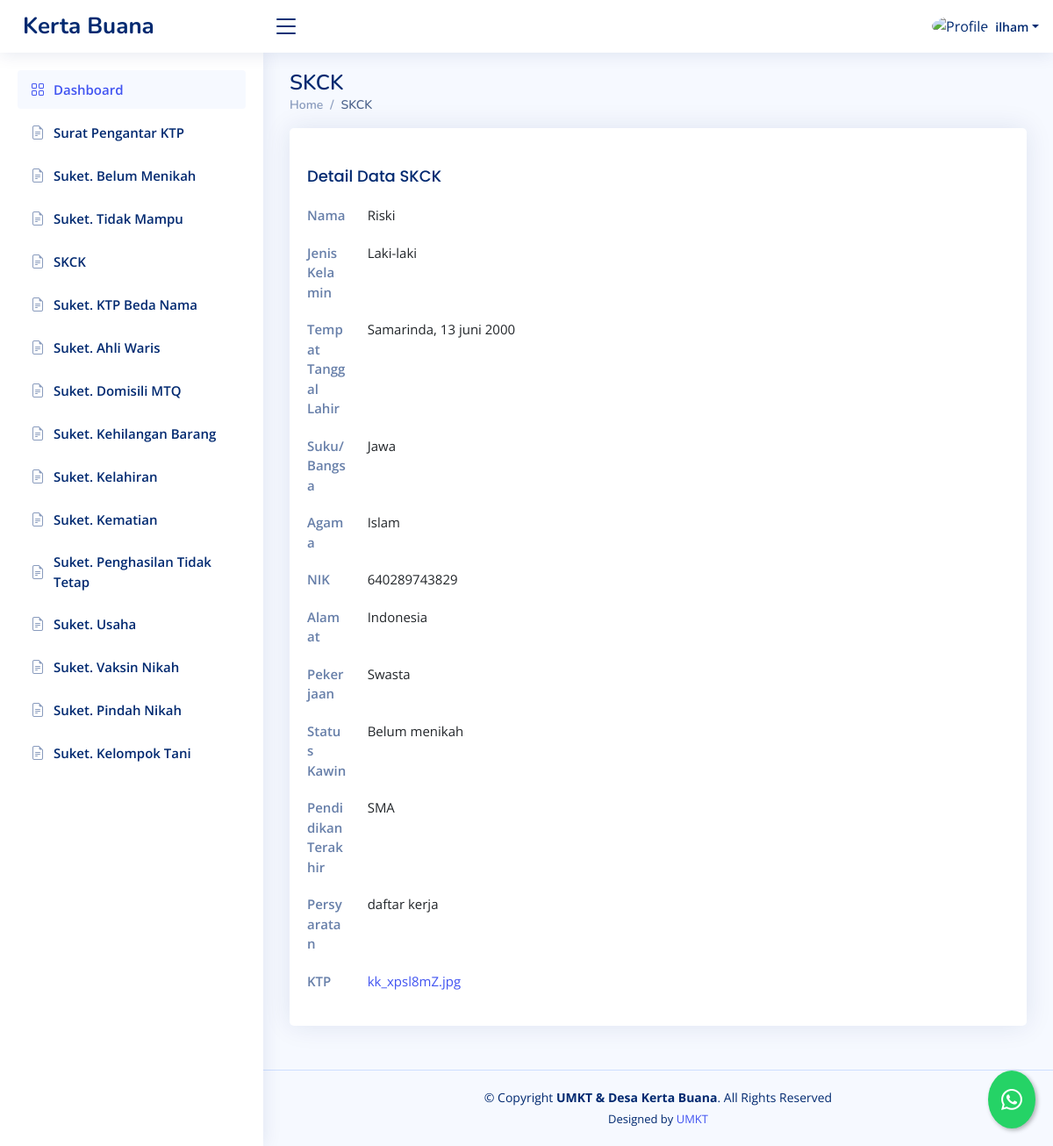
Page /dashboard/skck/detail/3 (signed in) on the committed database.
### dashboard/models.py (models this page shows, shortened)
class SKCK(models.Model):
    STATUS_CHOICES = [
        ('review', 'Proses Review'),
        ('approved', 'Disetujui'),
        ('rejected', 'Ditolak'),
    ]
    penulis = models.ForeignKey(User, on_delete=models.CASCADE, blank=True, null=True)
    nama = models.CharField(max_length=255)
    jenis_kelamin = models.CharField(max_length=255)
    ttl = models.CharField(max_length=255)
    suku = models.CharField(max_length=255)
    agama = models.CharField(max_length=255)
    nik = models.CharField(max_length=255)
    alamat = models.CharField(max_length=255)
    pekerjaan = models.CharField(max_length=255)
    kawin = models.CharField(max_length=255)
    pendidikanterakhir = models.CharField(max_length=255)
    persyaratan = models.CharField(max_length=255, blank=True, null=True)
    date = models.DateTimeField(default=timezone.now, blank=True)
    status = models.CharField(max_length=20, choices=STATUS_CHOICES, default='review')
    scanktp = models.URLField(blank=True, null=True)

### dashboard/views.py (the view)
# urls.py: path("skck/detail/<int:id>", detail_skck, name="detail_skck"),
@login_required
def detail_skck(request, id):
    template_name = "backend/detail_skck.html"  # Template baru untuk halaman detail SKCK
    skck = get_object_or_404(SKCK, id=id)
    context = {
        'skck': skck,
    }
    return render(request, template_name, context)

### templates/backend/detail_skck.html
{% extends "backend/base_ui.html" %} {% load static %} {% load custom_filters %}
{% block konten %}
<div class="pagetitle">
  <h1>SKCK</h1>
  <nav>
    <ol class="breadcrumb">
      <li class="breadcrumb-item"><a href="{% url 'dashboard' %}">Home</a></li>
      <li class="breadcrumb-item active">SKCK</li>
    </ol>
  </nav>
</div>
<section class="section profile">
  <div class="row">
    <div class="col-xl-12">
      <div class="card">
        <div class="card-body pt-3">
          <div class="tab-content pt-2">
            <div
              class="tab-pane fade show active profile-overview"
              id="profile-overview"
            >
              <h5 class="card-title">Detail Data SKCK</h5>
              <div class="row">
                <div class="col-lg-1 col-md-3 label">Nama</div>
                <div class="col-lg-10 col-md-9">{{ skck.nama }}</div>
              </div>
              <div class="row">
                <div class="col-lg-1 col-md-3 label">Jenis Kelamin</div>
                <div class="col-lg-10 col-md-9">{{ skck.jenis_kelamin }}</div>
              </div>
              <div class="row">
                <div class="col-lg-1 col-md-3 label">Tempat Tanggal Lahir</div>
                <div class="col-lg-10 col-md-9">{{ skck.ttl }}</div>
              </div>
              <div class="row">
                <div class="col-lg-1 col-md-3 label">Suku/Bangsa</div>
                <div class="col-lg-10 col-md-9">{{ skck.suku }}</div>
              </div>
              <div class="row">
                <div class="col-lg-1 col-md-3 label">Agama</div>
                <div class="col-lg-10 col-md-9">{{ skck.agama }}</div>
              </div>
              <div class="row">
                <div class="col-lg-1 col-md-3 label">NIK</div>
                <div class="col-lg-10 col-md-9">{{ skck.nik }}</div>
              </div>
              <div class="row">
                <div class="col-lg-1 col-md-3 label">Alamat</div>
                <div class="col-lg-10 col-md-9">{{ skck.alamat }}</div>
              </div>
              <div class="row">
                <div class="col-lg-1 col-md-3 label">Pekerjaan</div>
                <div class="col-lg-10 col-md-9">{{ skck.pekerjaan }}</div>
              </div>
              <div class="row">
                <div class="col-lg-1 col-md-3 label">Status Kawin</div>
                <div class="col-lg-10 col-md-9">{{ skck.kawin }}</div>
              </div>
              <div class="row">
                <div class="col-lg-1 col-md-3 label">Pendidikan Terakhir</div>
                <div class="col-lg-10 col-md-9">
                  {{ skck.pendidikanterakhir }}
                </div>
              </div>
              <div class="row">
                <div class="col-lg-1 col-md-3 label">Persyaratan</div>
                <div class="col-lg-10 col-md-9">{{ skck.persyaratan }}</div>
              </div>
              <div class="row">
                <div class="col-lg-1 col-md-3 label">KTP</div>
                <div class="col-lg-10 col-md-9">
                  <a href="{{ skck.scanktp }}"> {{ skck.scanktp|filename }}</a>
                </div>
              </div>
            </div>
          </div>
        </div>
      </div>
    </div>
  </div>
</section>
{% endblock konten %}

### templates/backend/base_ui.html (shortened to what this page needs)
{% load static %}
<!DOCTYPE html>
<html lang="en">
  <head>
    <link
      href="{% static 'backend/vendor/bootstrap/css/bootstrap.min.css'%}"
      rel="stylesheet"
    />
    <link
      href="{% static 'backend/vendor/bootstrap-icons/bootstrap-icons.css'%}"
      rel="stylesheet"
    />
    <link
      href="{% static 'backend/vendor/boxicons/css/boxicons.min.css'%}"
      rel="stylesheet"
    />
    <link
      href="{% static 'backend/vendor/quill/quill.snow.css'%}"
      rel="stylesheet"
    />
    <link
      href="{% static 'backend/vendor/quill/quill.bubble.css'%}"
      rel="stylesheet"
    />
    <link
      href="{% static 'backend/vendor/remixicon/remixicon.css'%}"
      rel="stylesheet"
    />
    <link
      href="{% static 'backend/vendor/simple-datatables/style.css'%}"
      rel="stylesheet"
    />
    <link href="{% static 'backend/css/style.css'%}" rel="stylesheet" />
  </head>
  <body>
    <header id="header" class="header fixed-top d-flex align-items-center">
      <div class="d-flex align-items-center justify-content-between">
        <a href="{% url 'welcome'%}" class="logo d-flex align-items-center">
          <span class="d-none d-lg-block">Kerta Buana</span>
        </a>
        <i class="bi bi-list toggle-sidebar-btn"></i>
      </div>
      <nav class="header-nav ms-auto">
        <ul class="d-flex align-items-center">
          <li class="nav-item dropdown pe-3">
            <a
              class="nav-link nav-profile d-flex align-items-center pe-0"
              href="#"
              data-bs-toggle="dropdown"
            >
              {% if user.is_superuser %}
              <img
                src="{% static 'backend/img/orang.png'%}"
                alt="Profile"
                class="rounded-circle"
              />
              {% else %}
              <img
                src="{% static 'backend/img/family.png'%}"
                alt="Profile"
                class="rounded-circle"
              />
              {% endif %}
              <span class="d-none d-md-block dropdown-toggle ps-2"
                >{{request.user.username}}</span
              > </a
            >
          </li>
        </ul>
      </nav>
    </header>
    <aside id="sidebar" class="sidebar">
      <ul class="sidebar-nav" id="sidebar-nav">
        <li class="nav-item">
          <a class="nav-link" href="{% url 'dashboard'%}">
            <i class="bi bi-grid"></i>
            <span>Dashboard</span>
          </a>
        </li>
        {% if user.is_superuser %}
        <li class="nav-item">
          <a
            class="nav-link collapsed"
            data-bs-target="#forms-nav"
            data-bs-toggle="collapse"
            href="#"
          >
            <i class="bi bi-journal-text"></i><span>Surat</span
            ><i class="bi bi-chevron-down ms-auto"></i>
          </a>
          <ul
            id="forms-nav"
            class="nav-content collapse"
            data-bs-parent="#sidebar-nav"
          >
            <li>
              <a href="{% url 'suketpermohonanktp' %}">
                <i class="bi bi-circle"></i><span>Surat Pengantar KTP</span>
              </a>
            </li>
            <li>
              <a href="{% url 'suketbelummenikah'%}">
                <i class="bi bi-circle"></i><span>Suket. Belum Menikah</span>
              </a>
            </li>
            <li>
              <a href="{% url 'sukettidakmampu'%}">
                <i class="bi bi-circle"></i><span>Suket. Tidak Mampu</span>
              </a>
            </li>
            <li>
              <a href="{% url 'skck'%}">
                <i class="bi bi-circle"></i><span>SKCK</span>
              </a>
            </li>
            <li>
              <a href="{% url 'suketktpbedanama'%}">
                <i class="bi bi-circle"></i><span>Suket. KTP Beda Nama</span>
              </a>
            </li>
            <li>
              <a href="{% url 'suketahliwaris' %}">
                <i class="bi bi-circle"></i><span>Suket. Ahli Waris</span>
              </a>
            </li>
            <li>
              <a href="{% url 'suketMTQ'%}">
                <i class="bi bi-circle"></i><span>Suket. Domisili MTQ</span>
              </a>
            </li>
            <li>
              <a href="{% url 'suketkehilangan' %}">
                <i class="bi bi-circle"></i
                ><span>Suket. Kehilangan Barang</span>
              </a>
            </li>
            <li>
              <a href="{% url 'suketkelahiran' %}">
                <i class="bi bi-circle"></i><span>Suket. Kelahiran</span>
              </a>
            </li>
            <li>
              <a href="{% url 'suketkematian' %}">
                <i class="bi bi-circle"></i><span>Suket. Kematian</span>
              </a>
            </li>
            <li>
              <a href="{% url 'suketpenghasilantidaktetap' %}">
                <i class="bi bi-circle"></i
                ><span>Suket. Penghasilan Tidak Tetap</span>
              </a>
            </li>
            <li>
              <a href="{% url 'suketusaha' %}">
                <i class="bi bi-circle"></i><span>Suket. Usaha</span>
              </a>
            </li>
            <li>
              <a href="{% url 'suketvaksinnikah' %}">
                <i class="bi bi-circle"></i><span>Suket. Vaksin Nikah</span>
              </a>
            </li>
            <li>
              <a href="{% url 'suketpindahnikah' %}">
                <i class="bi bi-circle"></i><span>Suket. Pindah Nikah</span>
              </a>
            </li>
            <li>
              <a href="{% url 'suketrekkeltani' %}">
                <i class="bi bi-circle"></i><span>Suket. Kelompok Tani</span>
              </a>
            </li>
          </ul>
        </li>
        {% else %}
        <li class="nav-item">
          <a class="nav-link collapsed" href="{% url 'suketpermohonanktp' %}">
            <i class="bi bi-file-earmark-text"></i
            ><span>Surat Pengantar KTP</span>
          </a>
        </li>
        <li class="nav-item">
          <a class="nav-link collapsed" href="{% url 'suketbelummenikah'%}">
            <i class="bi bi-file-earmark-text"></i
            ><span>Suket. Belum Menikah</span>
          </a>
        </li>
        <li class="nav-item">
          <a class="nav-link collapsed" href="{% url 'sukettidakmampu'%}">
            <i class="bi bi-file-earmark-text"></i
            ><span>Suket. Tidak Mampu</span>
          </a>
        </li>
        <li class="nav-item">
          <a class="nav-link collapsed" href="{% url 'skck'%}">
            <i class="bi bi-file-earmark-text"></i><span>SKCK</span>
          </a>
        </li>
        <li class="nav-item">
          <a class="nav-link collapsed" href="{% url 'suketktpbedanama'%}">
            <i class="bi bi-file-earmark-text"></i
            ><span>Suket. KTP Beda Nama</span>
          </a>
        </li>
        <li class="nav-item">
          <a class="nav-link collapsed" href="{% url 'suketahliwaris' %}">
            <i class="bi bi-file-earmark-text"></i
            ><span>Suket. Ahli Waris</span>
          </a>
        </li>
        <li class="nav-item">
          <a class="nav-link collapsed" href="{% url 'suketMTQ'%}">
            <i class="bi bi-file-earmark-text"></i
            ><span>Suket. Domisili MTQ</span>
          </a>
        </li>
        <li class="nav-item">
          <a class="nav-link collapsed" href="{% url 'suketkehilangan' %}">
            <i class="bi bi-file-earmark-text"></i
            ><span>Suket. Kehilangan Barang</span>
          </a>
        </li>
        <li class="nav-item">
          <a class="nav-link collapsed" href="{% url 'suketkelahiran' %}">
            <i class="bi bi-file-earmark-text"></i><span>Suket. Kelahiran</span>
          </a>
        </li>
        <li class="nav-item">
          <a class="nav-link collapsed" href="{% url 'suketkematian' %}">
            <i class="bi bi-file-earmark-text"></i><span>Suket. Kematian</span>
          </a>
        </li>
        <li class="nav-item">
          <a
            class="nav-link collapsed"
            href="{% url 'suketpenghasilantidaktetap' %}"
          >
            <i class="bi bi-file-earmark-text"></i
            ><span>Suket. Penghasilan Tidak Tetap</span>
          </a>
        </li>
        <li class="nav-item">
          <a class="nav-link collapsed" href="{% url 'suketusaha' %}">
            <i class="bi bi-file-earmark-text"></i><span>Suket. Usaha</span>
          </a>
        </li>
        <li class="nav-item">
          <a class="nav-link collapsed" href="{% url 'suketvaksinnikah' %}">
            <i class="bi bi-file-earmark-text"></i
            ><span>Suket. Vaksin Nikah</span>
          </a>
        </li>
        <li class="nav-item">
          <a class="nav-link collapsed" href="{% url 'suketpindahnikah' %}">
            <i class="bi bi-file-earmark-text"></i
            ><span>Suket. Pindah Nikah</span>
          </a>
        </li>
        <li class="nav-item">
          <a class="nav-link collapsed" href="{% url 'suketrekkeltani' %}">
            <i class="bi bi-file-earmark-text"></i
            ><span>Suket. Kelompok Tani</span>
          </a>
        </li>
        {% endif %}
      </ul>
    </aside>
    <main id="main" class="main">
      {% block konten %}{% endblock konten %}
    </main>
    <footer id="footer" class="footer">
      <div class="copyright">
        &copy; Copyright <strong><span>UMKT & Desa Kerta Buana</span></strong
        >. All Rights Reserved
      </div>
      <div class="credits">
        Designed by <a href="https://www.umkt.ac.id/">UMKT</a>
      </div>
    </footer>
    <a
      href="https://wa.me/6282255462424?text=Halo,%20saya%20{{ request.user.last_name }}%20dengan%20nik%20{{ request.user.nik }}"
      class="whatsapp-float"
      target="_blank"
      title="Hubungi kami via WhatsApp"
    >
      <i class="bi bi-whatsapp"></i>
    </a>
  </body>
</html>

### rows in the picture
SKCK: nama "Riski", jenis_kelamin "Laki-laki", ttl "Samarinda, 13 juni 2000", suku "Jawa", agama "Islam", nik "640289743829", alamat "Indonesia", pekerjaan "Swasta", kawin "Belum menikah", pendidikanterakhir "SMA", persyaratan "daftar kerja", scanktp|filename "kk_xpsl8mZ.jpg"

### other values in the picture
{{ request.user.username }} "ilham"
